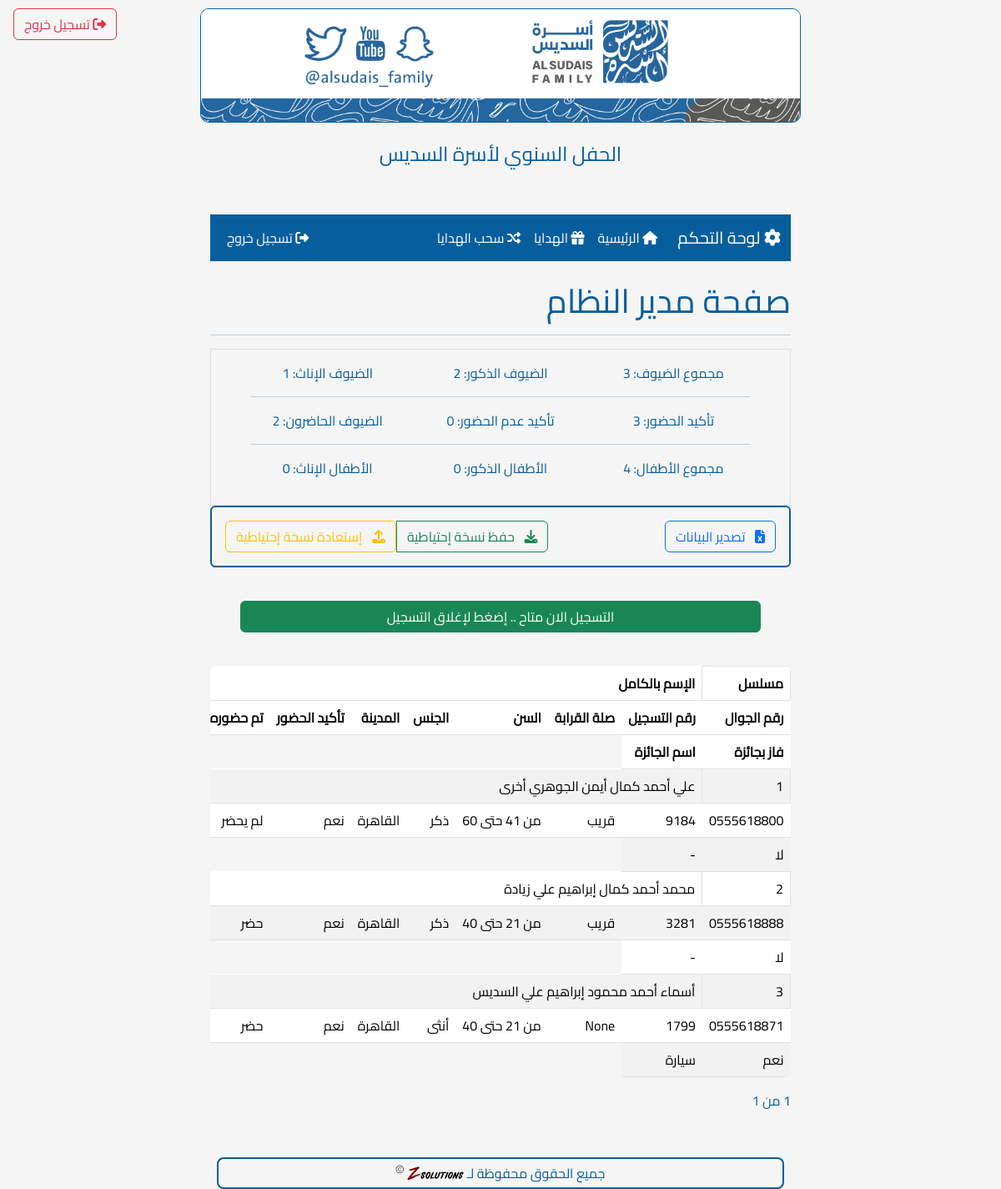
Before: /admin (signed in) with the older database file.
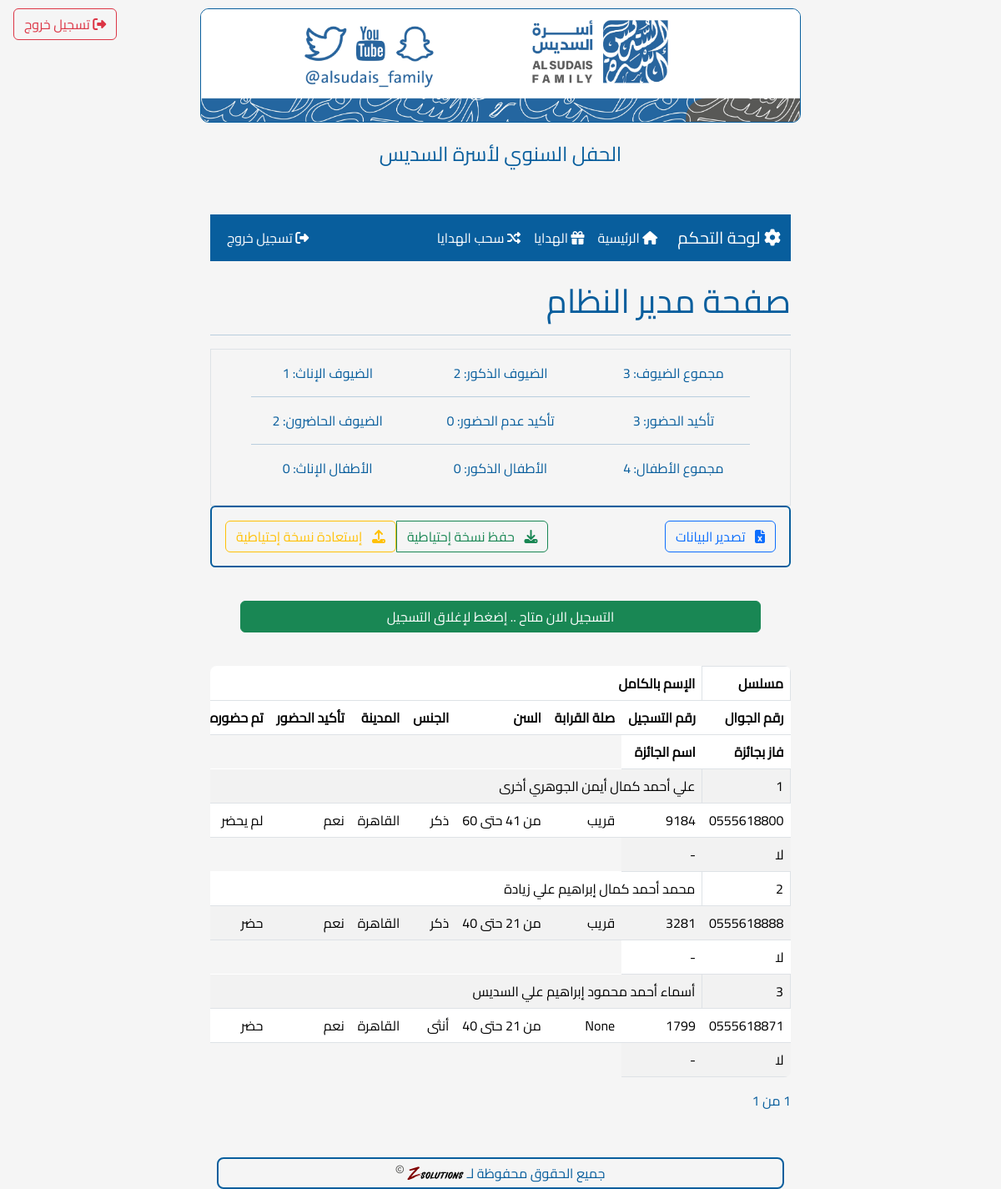
After: the same page with the newer database file.
### app.py (models this page shows, shortened)
class Registration(db.Model):
    __tablename__ = "registration"
    id = db.Column(db.Integer, primary_key=True, autoincrement=True)
    phone_number = db.Column(db.String(16), unique=True, nullable=False)
    first_name = db.Column(db.Text, nullable=False)
    family_name = db.Column(db.Text, nullable=False)
    father_name = db.Column(db.Text)
    first_grand_name = db.Column(db.Text)
    second_grand_name = db.Column(db.Text)
    third_grand_name = db.Column(db.Text)
    relation = db.Column(db.Text)
    age = db.Column(db.String(3))
    gender = db.Column(db.String(15))
    city = db.Column(db.Text)
    attendance = db.Column(db.Text, nullable=False)
    ideas = db.Column(db.Text)
    registration_number = db.Column(db.String(4), unique=True)
    prize_id = db.Column(db.Integer, db.ForeignKey("prize.id", name="fk_reg_prize_id"))
    is_attended = db.Column(db.Boolean, default=False)
    prize = db.relationship('Prize', backref='winner', lazy=True)

class Prize(db.Model):
    __tablename__ = "prize"
    id = db.Column(db.Integer, primary_key=True)
    name = db.Column(db.String(100), nullable=False)
    description = db.Column(db.Text)
    guest_registration_number = db.Column(db.String(4))
    allowed_families = db.Column(db.String(100))
    allowed_age_range = db.Column(db.String(100))
    allowed_gender = db.Column(db.String(100))
    is_next = db.Column(db.Boolean, default=False)

### app.py (the view)
@app.route("/admin/", methods=["GET"])
@app.route("/admin", methods=["GET"])
@role_required(['admin'])
def admin():
    page = request.args.get('page', 1, type=int)
    per_page = 10
    guests_query = Registration.query.outerjoin(Prize, Registration.prize_id == Prize.id)
    guests = guests_query.order_by(Registration.id.desc()).paginate(
        page=page, per_page=per_page, error_out=False
    )
    guests_count = guests_query.count()
    guest_attendance = guests_query.filter(
        Registration.attendance == "سوف أحضر باذن الله"
    ).count()
    guest_not_attendance = guests_query.filter(
        Registration.attendance == "أعتذر عن الحضور"
    ).count()
    guest_is_attended = guests_query.filter(Registration.is_attended.is_(True)).count()
    guest_male = guests_query.filter(Registration.gender == "ذكر").count()
    guest_female = guests_query.filter(Registration.gender == "أنثى").count()
    children_count = Children.query.count()
    children_male = Children.query.filter(Children.gender == "ذكر").count()
    children_female = Children.query.filter(Children.gender == "أنثى").count()
    close_registrations_form = CloseRegistrationForm()
    close_registrations = app.config["Close_Registrations"]
    return render_template(
        'admin.html',
        guests=guests,
        guests_count=guests_count,
        guest_attendance=guest_attendance,
        guest_not_attendance=guest_not_attendance,
        guest_is_attended=guest_is_attended,
        guest_male=guest_male,
        guest_female=guest_female,
        children_count=children_count,
        children_male=children_male,
        children_female=children_female,
        form=close_registrations_form,
        close_registrations=close_registrations,
    )

### app.py (called while the page is built)
def role_required(allowed_roles):
    def decorator(f):
        @wraps(f)
        def decorated_function(*args, **kwargs):
            if 'role' not in session:
                flash('يرجى تسجيل الدخول أولاً', 'error')
                if request.endpoint != 'admin_login':  # Prevent redirect loop
                    return redirect(url_for('admin_login'))
                return f(*args, **kwargs)
            if session['role'] not in allowed_roles:
                flash('غير مصرح لك بالوصول لهذه الصفحة', 'error')
                if session['role'] == 'receptionist':
                    return redirect(url_for('confirm_attendence'))
                return redirect(url_for('index'))
            return f(*args, **kwargs)
        return decorated_function
    return decorator

### templates/admin.html (shortened to what the changed rows need)
<!DOCTYPE html>
{% extends 'base.html' %}
{% block content %}
    <h1 class="col">صفحة مدير النظام</h1>
    <div class="table-responsive mt-4">
        <table class="table table-striped">
            <thead>
                <tr>
                    <th class="border border-1">مسلسل</th>
                    <th colspan="7">الإسم بالكامل</th>
                <tr>
                    <th>رقم الجوال</th>
                    <th>رقم التسجيل</th>
                    <th>صلة القرابة</th>
                    <th>السن</th>
                    <th>الجنس</th>
                    <th>المدينة</th>
                    <th>تأكيد الحضور</th>
                    <th>تم حضوره</th>
                </tr>
                <tr>
                    <th>فاز بجائزة</th>
                    <th>اسم الجائزة</th>
                </tr>
            </thead>
            <tbody>
                {% for guest in guests.items %}
                <tr>
                    <td class="border border-1">{{ loop.index }}</td>
                    <td colspan="7">{{ guest.first_name }} {{ guest.father_name }} {{ guest.first_grand_name }} {{ guest.second_grand_name }} {{ guest.third_grand_name }} {{ guest.family_name }}</td>
                </tr>
                <tr>
                    <td>{{ guest.phone_number }}</td>
                    <td>{{ guest.registration_number }}</td>
                    <td>{{ guest.relation }}</td>
                    <td>{{ guest.age|replace('سنة', '') }}</td>
                    <td>{{ guest.gender }}</td>
                    <td>{{ guest.city }}</td>
                    <td>{% if guest.attendance=='سوف أحضر باذن الله' %}نعم{% else %}أعتذر{%endif%}</td>
                    <td>{% if guest.is_attended %}حضر{% else %}لم يحضر{%endif%}</td>
                </tr>
                <tr>
                    <td>{% if guest.prize_id %}نعم{% else %}لا{%endif%}</td>
                    <td>{% if guest.prize_id %}{{ guest.prize.name }}{% else %}-{% endif %}</td>
                </tr>
                {% endfor %}
            </tbody>
        </table>
    </div>
    <br>
{% endblock %}

Changed rows visible on the page:
changed Registration "أسماء": prize.name "سيارة" → (not shown); prize_id "نعم" → "لا -"
